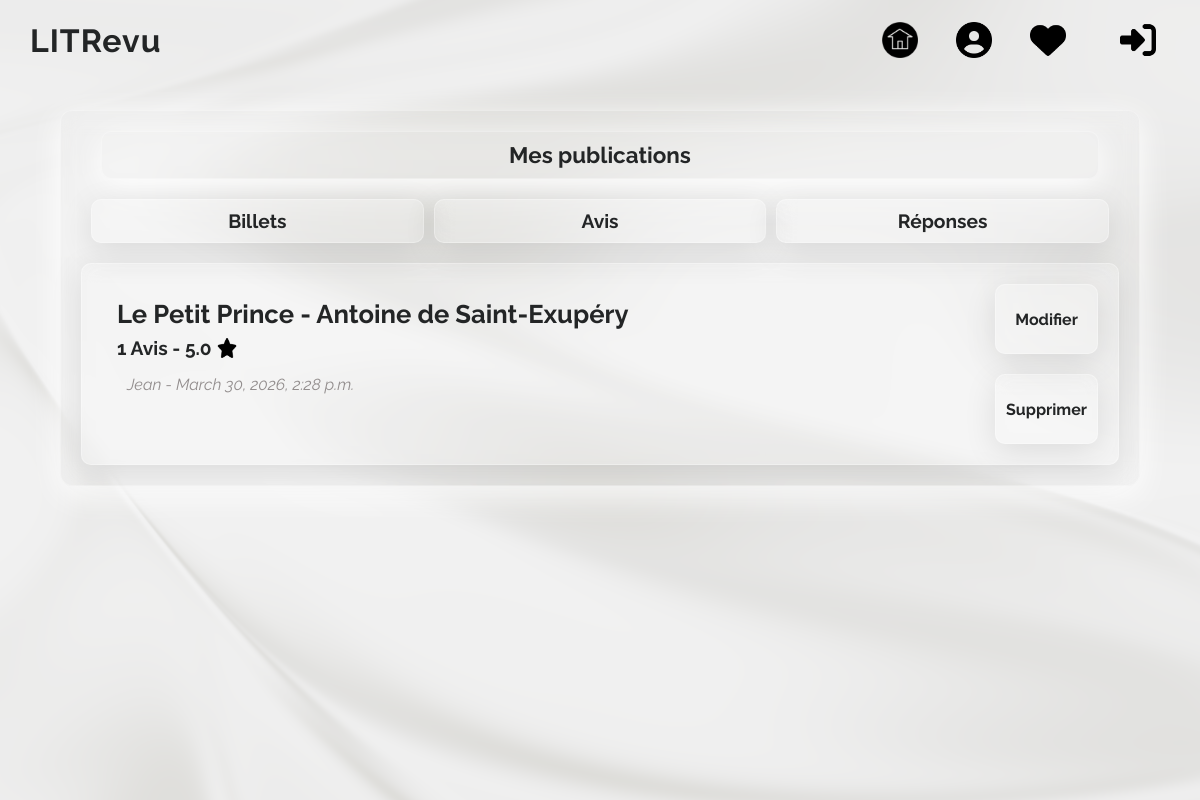
Screenshot of /my_post_ticket/ (signed in) with the database file from the repository.
### core/models.py (models this page shows)
class Ticket(models.Model):
    title = models.CharField(max_length=128)
    author = models.CharField(max_length=128)
    description = models.TextField(max_length=2048, blank=True)
    user = models.ForeignKey(
        to=settings.AUTH_USER_MODEL,
        on_delete=models.CASCADE,
        related_name='tickets'
    )
    image = models.ImageField(null=True, blank=True)
    time_created = models.DateTimeField(auto_now_add=True)

### core/views.py (the view)
# urls.py: path('my_post_ticket/', views.my_post_ticket_view, name='my_post_ticket'),
@login_required
def my_post_ticket_view(request):
    tickets = Ticket.objects.filter(
        user=request.user
    ).annotate(
        avg_rating=Avg('reviews__rating')
    ).order_by('-time_created')
    return render(request, 'my_post_ticket.html', {'tickets': tickets })

### templates/my_post_ticket.html (shortened to what this page needs)
{% extends 'base.html' %}
{% block content %}
    <h2 class="my-post-title">Mes publications</h2>
    <nav class="my-post-nav">
        <a href="{% url 'my_post_ticket' %}" class="post-nav">Billets</a>
        <a href="{% url 'my_post_review' %}" class="post-nav">Avis</a>
        <a href="{% url 'my_post_answer' %}" class="post-nav">Réponses</a>
    </nav>
    {% for ticket in tickets %}
        <div class="home-content">
            <div class ="info">
                <h3 class="title" >{{ ticket.title }} - {{ ticket.author }}</h3>
                {% if ticket.avg_rating %}
                    {% load static %}
                    <div class="rating">
                        <p>{{ ticket.reviews.count }} Avis - {{ ticket.avg_rating|floatformat:1 }}</p>
                        <img src="{% static 'images/Star.png' %}" alt="Home" class="star-img">
                    </div>
                {% endif %}
                <p class ="home-username">{{ ticket.user.username }} - {{ ticket.time_created }}</p>
            </div>
            <div class="ticket-img">
            </div>
            <div class="review-button">
                <button class="answer-review">
                    <a class="links-review" href="{% url 'ticket_edit' ticket.pk %}">Modifier</a>
                </button>
                <button class="answer-review">
                        <a class="links-review" href="{% url 'ticket_delete' ticket.pk %}">Supprimer</a>
                </button>
            </div>
        </div>
    {% empty %}
        <p>Aucun billet pour le moment !</p>
    {% endfor %}
{% endblock content %}

### static/css/style.css (style rules this page uses)
* { margin: 0; padding: 0; box-sizing: border-box; }
body { font-family: 'Raleway', sans-serif; background: linear-gradient(270deg, #EAEAEA, #DBDBDB, #F2F2F2, #ADA996, #EAEAEA); background-size: 300% 300%; animation : gradientbg 5s linear infinite; }
.home-content { display: flex; padding: 20px; gap: 5px; margin-bottom: 20px; border-radius: 10px 10px 10px 10px; background-color: rgba(255, 255, 255, 0.1); backdrop-filter: blur(10px); border: 1px solid rgba(255, 255, 255, 0.3); box-shadow: 0 8px 32px rgba(0, 0, 0, 0.1); justify-content:space-evenly; text-decoration: none; color: #232526; font-family: 'Raleway', sans-serif; }
.info { display: flex; flex-direction: column; font-family: 'Raleway', sans-serif; font-size: 1.2rem; color: #232526; gap: 8px; flex: 1; padding: 15px; }
.title { font-family: 'Raleway', sans-serif; font-size: 1.6rem; color: #232526; }
.home-username, .review-username { font-family: 'Raleway', sans-serif; font-size: 1rem; color:rgb(146, 141, 141); font-style: italic; font-weight: 400; margin-left: 10px; }
.review-button { display: flex; flex-direction: column; gap:20px; text-decoration: none; }
.links-review, .view-review { text-decoration: none; color: #232526; font-family: 'Raleway', sans-serif; font-size: 1rem; font-weight: 700; }
.answer-review, .view-review { display: flex; justify-content: center; align-items: center; text-align: center; text-decoration: none; padding: 10px; width: 100%; height: 100%; border-radius: 10px; background-color: rgba(255, 255, 255, 0.1); backdrop-filter: blur(10px); border: 1px solid rgba(255, 255, 255, 0.3); box-shadow: 0 8px 32px rgba(0, 0, 0, 0.1); }
.ticket-img { width: 120px; height: 160px; border-radius: 8px; overflow: hidden; flex-shrink: 0; margin-right: 40px; }
.star-img { width: 20px; height: 20px; object-fit: cover; }
.rating, .review-rate { display: flex; justify-content: flex-start; text-align: center; align-items: center; gap: 5px; }
.my-post-nav, .my-home-nav { display: flex; justify-content:space-evenly; margin: 10px; margin-bottom: 20px; gap:10px; }
.post-nav, .home_nav { width: 100%; background-color: rgba(255, 255, 255, 0.1); backdrop-filter: blur(10px); border: 1px solid rgba(255, 255, 255, 0.3); box-shadow: 0 8px 32px rgba(0, 0, 0, 0.1); border-radius: 10px; padding: 10px; text-decoration: none; font-family: 'Raleway', sans-serif; font-size: 1.2rem; color: #232526; text-align: center; }
.my-post-title { font-family: 'Raleway', sans-serif; font-size: 1.4rem; color: #232526; margin: 20px; border-radius: 10px; padding: 10px; text-align: center; background-color: rgba(255, 255, 255, 0.1); backdrop-filter: blur(10px); border: 1px solid rgba(255, 255, 255, 0.3); box-shadow: 0 8px 32px rgb(255, 255, 255); }

### rows the page displays
Ticket: title "Le Petit Prince", author "Antoine de Saint-Exupéry", reviews.count "1", avg_rating "5.0", user.username "Jean", time_created "March 30, 2026, 2:28 p.m."
